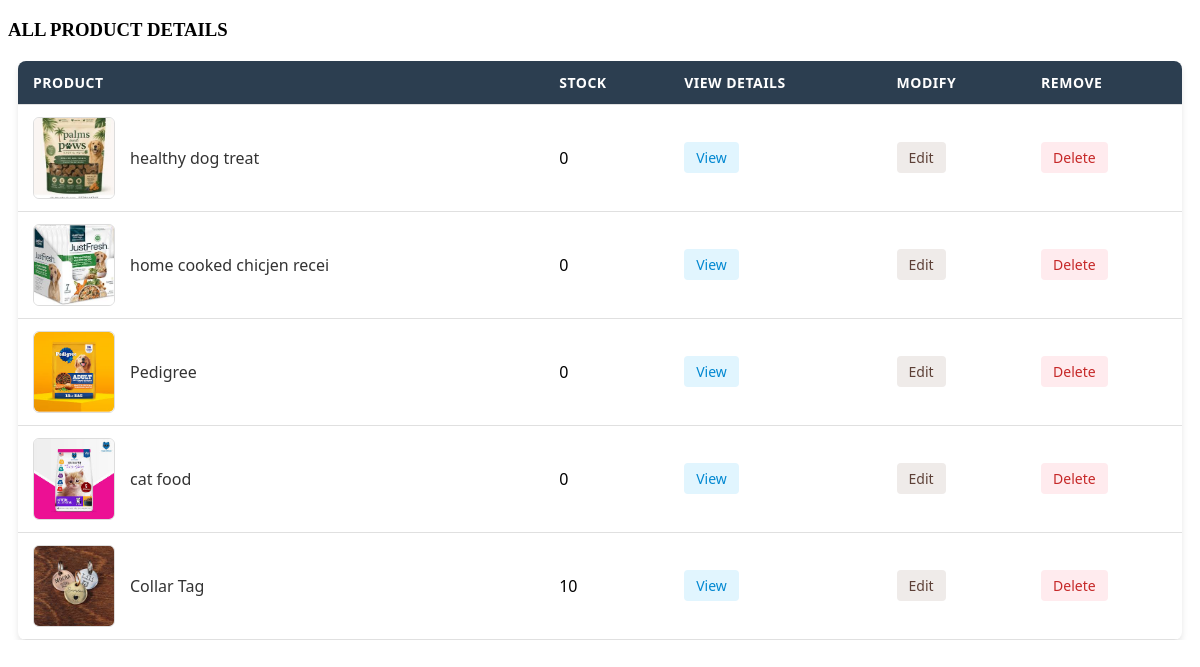
/petshop/view_allpro, run on an earlier commit of the app's database.
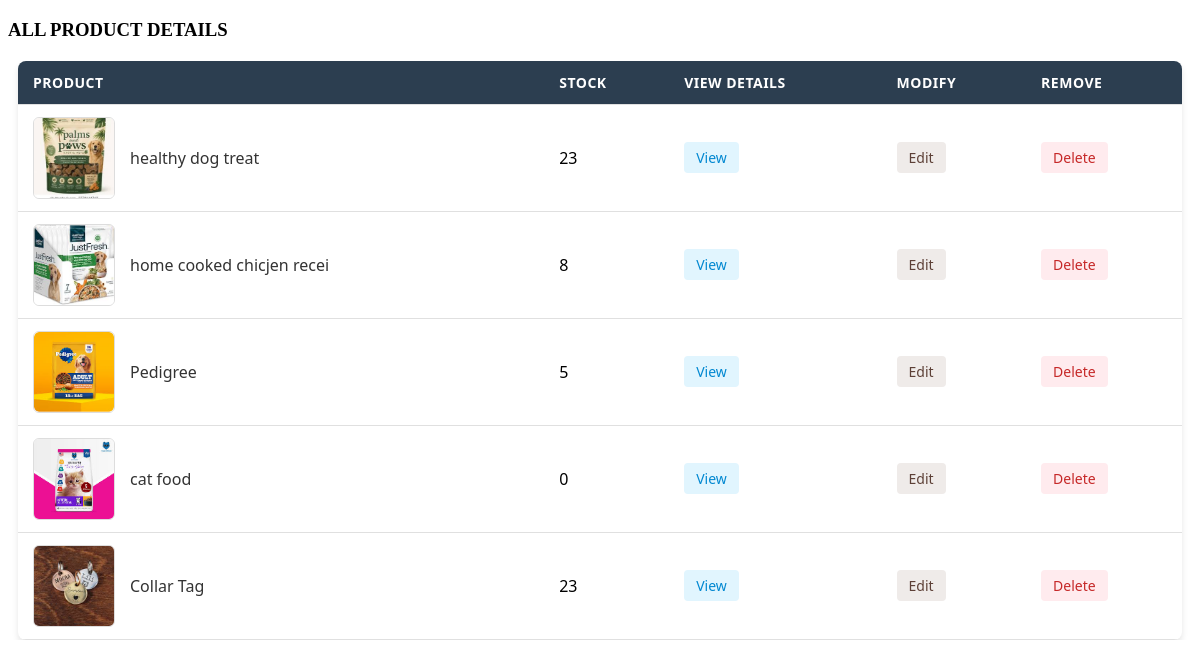
And on a later commit of the database.
### pet_ecommerce/models.py (models this page shows, shortened)
class Product(models.Model):
    user = models.ForeignKey(
        CustomUser,
        on_delete=models.CASCADE)
    name=models.CharField(max_length=25)
    price=models.FloatField()
    img = models.ImageField(upload_to='products')
    cat = models.ForeignKey(Category_product,on_delete=models.CASCADE,null=True)
    stock=models.IntegerField()
    size=models.IntegerField()
    pro_desc=models.TextField(blank=True)

### pet_ecommerce/views.py (the view)
# urls.py: path('view_allpro',view_allproduct,name="view_allproduct"),
def view_allproduct(request):
  allpro=Product.objects.all()
  return render(request,'allproduct.html',{'allpro':allpro})

### Templates/allproduct.html (shortened to what this page needs)
{% load static %}
<!DOCTYPE html>
<html lang="en">
<head>
    <link rel="stylesheet" href="{% static 'css/allpro.css' %}">
</head>
<body>
<h3>ALL PRODUCT DETAILS</h3>
<div class="table-container">
    <table class="product-table">
        <thead>
            <tr>
                <th>Product</th>
                <th>Stock</th>
                <th>View Details</th>
                <th>Modify</th>
                <th>Remove</th>
            </tr>
        </thead>
        <tbody>
            {% for i in allpro %}
            <tr>
                <td data-label="Product">
                    <a href="{% url 'one_product_details' i.id %}" class="product-cell-link">
                        {% if i.img %}
                            <img src="{{ i.img.url }}" class="product-img" alt="{{ i.name }}">
                        {% else %}
                            <div class="no-img-placeholder">No Image</div>
                        {% endif %}
                        <span>{{ i.name }}</span>
                    </a>
                </td>
                <td data-label="Stock">
                    {{i.stock }}
                </td>
                <td data-label="View Details">
                    <a href="{% url 'staff_view' i.id %}" class="btn-action btn-view">View</a>
                </td>
                <td data-label="Modify">
                    <a href="{% url 'edit_product' i.id %}" class="btn-action btn-edit">Edit</a>
                </td>
                <td data-label="Remove">
                    <a href="{% url 'delete_product' i.id %}" class="btn-action btn-delete">Delete</a>
                </td>
            </tr>
            {% endfor %}
        </tbody>
    </table>
</div>
</body>
</html>

What changed in the data, as far as the page shows it:
changed Product "healthy dog treat": stock "0" → "23"
changed Product "home cooked chicjen recei": stock "0" → "8"
changed Product "Pedigree": stock "0" → "5"
changed Product "Collar Tag": stock "10" → "23"
